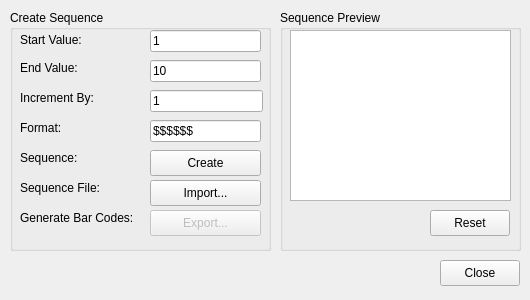
<?xml version="1.0" encoding="UTF-8"?>
<ui version="4.0">
 <class>SequenceDialog</class>
 <widget class="QDialog" name="SequenceDialog">
  <property name="geometry">
   <rect>
    <x>0</x>
    <y>0</y>
    <width>530</width>
    <height>300</height>
   </rect>
  </property>
  <property name="windowTitle">
   <string>Sequence Export</string>
  </property>
  <property name="modal">
   <bool>true</bool>
  </property>
  <widget class="QGroupBox" name="groupBox">
   <property name="geometry">
    <rect>
     <x>10</x>
     <y>10</y>
     <width>261</width>
     <height>241</height>
    </rect>
   </property>
   <property name="title">
    <string>Create Sequence</string>
   </property>
   <widget class="QPushButton" name="btnExport">
    <property name="enabled">
     <bool>false</bool>
    </property>
    <property name="geometry">
     <rect>
      <x>140</x>
      <y>200</y>
      <width>111</width>
      <height>26</height>
     </rect>
    </property>
    <property name="text">
     <string>Export...</string>
    </property>
   </widget>
   <widget class="QPushButton" name="btnCreate">
    <property name="geometry">
     <rect>
      <x>140</x>
      <y>140</y>
      <width>111</width>
      <height>26</height>
     </rect>
    </property>
    <property name="text">
     <string>Create</string>
    </property>
   </widget>
   <widget class="QLineEdit" name="linStartVal">
    <property name="geometry">
     <rect>
      <x>140</x>
      <y>20</y>
      <width>111</width>
      <height>22</height>
     </rect>
    </property>
    <property name="text">
     <string>1</string>
    </property>
    <property name="frame">
     <bool>true</bool>
    </property>
   </widget>
   <widget class="QLineEdit" name="linFormat">
    <property name="geometry">
     <rect>
      <x>140</x>
      <y>110</y>
      <width>111</width>
      <height>22</height>
     </rect>
    </property>
    <property name="text">
     <string>$$$$$$</string>
    </property>
   </widget>
   <widget class="QLineEdit" name="linEndVal">
    <property name="geometry">
     <rect>
      <x>140</x>
      <y>50</y>
      <width>111</width>
      <height>22</height>
     </rect>
    </property>
    <property name="text">
     <string>10</string>
    </property>
   </widget>
   <widget class="QPushButton" name="btnImport">
    <property name="geometry">
     <rect>
      <x>140</x>
      <y>170</y>
      <width>111</width>
      <height>26</height>
     </rect>
    </property>
    <property name="text">
     <string>Import...</string>
    </property>
   </widget>
   <widget class="QLabel" name="label">
    <property name="geometry">
     <rect>
      <x>10</x>
      <y>20</y>
      <width>151</width>
      <height>20</height>
     </rect>
    </property>
    <property name="text">
     <string>Start Value:</string>
    </property>
   </widget>
   <widget class="QLabel" name="label_2">
    <property name="geometry">
     <rect>
      <x>10</x>
      <y>50</y>
      <width>171</width>
      <height>16</height>
     </rect>
    </property>
    <property name="text">
     <string>End Value:</string>
    </property>
   </widget>
   <widget class="QLabel" name="lblIncrement">
    <property name="geometry">
     <rect>
      <x>10</x>
      <y>80</y>
      <width>171</width>
      <height>16</height>
     </rect>
    </property>
    <property name="text">
     <string>Increment By:</string>
    </property>
   </widget>
   <widget class="QLabel" name="label_4">
    <property name="geometry">
     <rect>
      <x>10</x>
      <y>110</y>
      <width>171</width>
      <height>16</height>
     </rect>
    </property>
    <property name="text">
     <string>Format:</string>
    </property>
   </widget>
   <widget class="QLabel" name="label_5">
    <property name="geometry">
     <rect>
      <x>10</x>
      <y>140</y>
      <width>161</width>
      <height>16</height>
     </rect>
    </property>
    <property name="text">
     <string>Sequence:</string>
    </property>
   </widget>
   <widget class="QLabel" name="label_6">
    <property name="geometry">
     <rect>
      <x>10</x>
      <y>170</y>
      <width>161</width>
      <height>16</height>
     </rect>
    </property>
    <property name="text">
     <string>Sequence File:</string>
    </property>
   </widget>
   <widget class="QLabel" name="label_7">
    <property name="geometry">
     <rect>
      <x>10</x>
      <y>200</y>
      <width>161</width>
      <height>16</height>
     </rect>
    </property>
    <property name="text">
     <string>Generate Bar Codes:</string>
    </property>
   </widget>
   <widget class="QLineEdit" name="linIncVal">
    <property name="geometry">
     <rect>
      <x>140</x>
      <y>80</y>
      <width>113</width>
      <height>22</height>
     </rect>
    </property>
    <property name="text">
     <string>1</string>
    </property>
   </widget>
  </widget>
  <widget class="QGroupBox" name="groupBox_2">
   <property name="geometry">
    <rect>
     <x>280</x>
     <y>10</y>
     <width>241</width>
     <height>241</height>
    </rect>
   </property>
   <property name="title">
    <string>Sequence Preview</string>
   </property>
   <widget class="QPlainTextEdit" name="txtPreview">
    <property name="geometry">
     <rect>
      <x>10</x>
      <y>20</y>
      <width>221</width>
      <height>171</height>
     </rect>
    </property>
   </widget>
   <widget class="QPushButton" name="btnReset">
    <property name="geometry">
     <rect>
      <x>150</x>
      <y>200</y>
      <width>80</width>
      <height>26</height>
     </rect>
    </property>
    <property name="text">
     <string>Reset</string>
    </property>
   </widget>
  </widget>
  <widget class="QPushButton" name="btnClose">
   <property name="geometry">
    <rect>
     <x>440</x>
     <y>260</y>
     <width>80</width>
     <height>26</height>
    </rect>
   </property>
   <property name="text">
    <string>Close</string>
   </property>
  </widget>
 </widget>
 <resources/>
 <connections/>
</ui>
